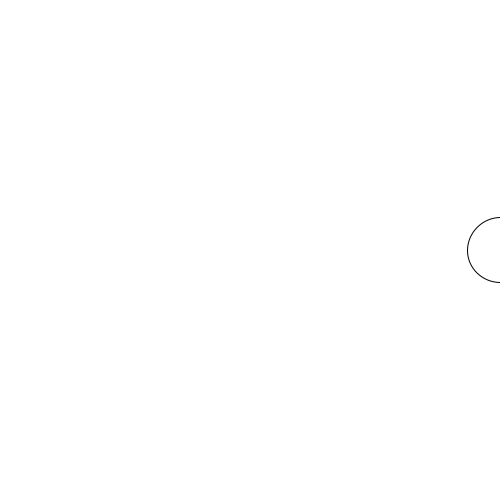
Frame 1 (no input)
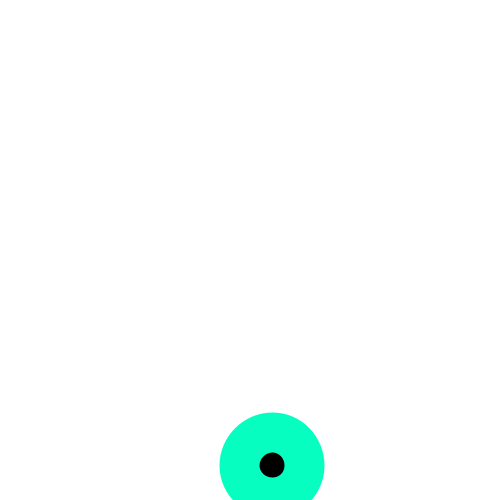
Frame 60 (the mouse pressed at the canvas centre just before this capture)
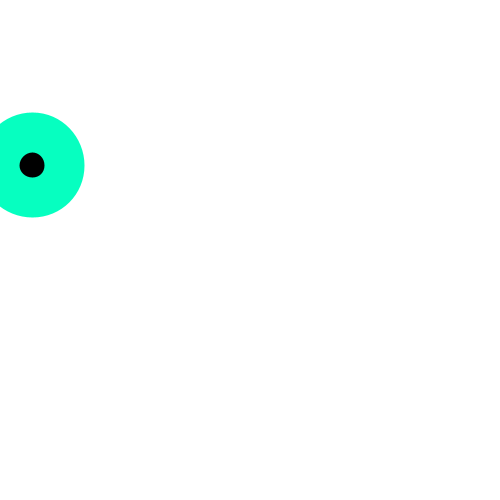
Frame 120 (the mouse held since frame 60 and released just before this capture)

The Processing sketch that drew these frames (run headless with seeded random() and noise(); from frame 60 on, the mouse is pressed at the canvas centre):

// Processing sketch: s04t01Pax
// ── s04t01Pax.pde
//UDD - Expresion Digital II
//s04t01PascualaSylleros
//hacer que una pelota que rebote en las paredes del canvas, cambiando de color, posicion y tamaño.

//variables de colores
int cn;//color negro
int cb;//color blanco
int cr;//color rojo
int ct;//color turqueza

//variables de posicion inicial del elipse
float circleX;
float circleY;

//variables movimiento de la elipse en cada frame
float moveX;
float moveY;

void setup() {
  size(500, 500); //el tamaño del canvas es 500x500 px

  cn = color(0); //color negro
  cb = color(255); //color blanco
  cr = color(232, 1, 20); //color rojo
  ct = color(6, 255, 192); //color turqueza

  circleX = width; //variable para la posicion del elipse en el eje x
  circleY = height/2; //variable para la posicion del elipse en el eje y, es la mitad de la altura
  moveX = 4; //variable para definir el movimiento del elipse; se movera de a 4 pixeles en el eje x en cada frame
  moveY = 5; //variable para definir el movimiento del elipse; se movera de a 5 pixeles en el eje y en cada frame
}

void draw() {
  background(cb); //el fondo es blanco
  ellipse(circleX, circleY, 65, 65); //elipse empieza su trayecto en la mitad del margen derecho de Y, y tiene un tamaño de 65x65 px

  circleX = circleX + moveX; //se le va sumando 4 pixeles en cada frame, a la posicion en la que este el elipse en el eje x
  circleY = circleY + moveY; //se le va sumando 5 pixeles en cada frame, a la posicion en la que este el elipse en el eje y

  if (circleX > width) { //si la posicion de la elipse en el eje x es mayor al ancho del canvas
    moveX = -moveX; //cambia a la direccion contraria en el eje x
    fill(cr); //elipse tiene relleno rojo
    stroke(ct); //el borde del elipse es turqueza
    strokeWeight(5); //el borde del elipse tiene grosor de 5 px
  }

  if (circleY > height) { //si la posicion de la elipse en el eje y es mayor al alto del canvas
    moveY = -moveY; //cambia a la direccion contraria en el eje y
    fill(cn); //elipse tiene relleno negro
    stroke(ct); //el borde del elipse es turqueza
    strokeWeight(40); //el borde del elipse tiene grosor de 40 px
  }

  if (circleX < 0) { //si la posicion de la elipse en el eje x es menor a 0
    moveX = -moveX; //cambia a la direccion contraria en el eje x
    fill(cr); //elipse tiene relleno rojo
    stroke(cn); //el borde del elipse es negro
    strokeWeight(15); //el borde del elipse tiene grosor de 15 px
  }

  if (circleY < 0) { //si la posicion de la elipse en el eje y es menor a 0
    moveY = -moveY; //cambia a la direccion contraria en el eje y
    fill(cb); //elipse tiene relleno blanco
    stroke(ct); //el borde del elipse es turqueza
    strokeWeight(80); //el borde del elipse tiene grosor de 80 px
  }
}
